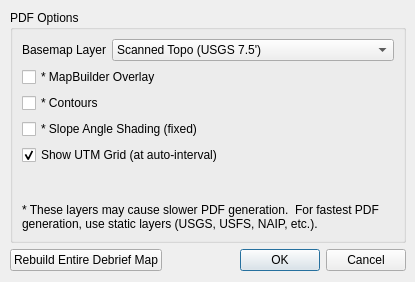
<?xml version="1.0" encoding="UTF-8"?>
<ui version="4.0">
 <class>DebriefOptionsDialog</class>
 <widget class="QDialog" name="DebriefOptionsDialog">
  <property name="geometry">
   <rect>
    <x>0</x>
    <y>0</y>
    <width>415</width>
    <height>282</height>
   </rect>
  </property>
  <property name="windowTitle">
   <string>Debrief Options</string>
  </property>
  <widget class="QWidget" name="verticalLayoutWidget">
   <property name="geometry">
    <rect>
     <x>10</x>
     <y>10</y>
     <width>396</width>
     <height>261</height>
    </rect>
   </property>
   <layout class="QVBoxLayout" name="verticalLayout_2">
    <item>
     <widget class="QGroupBox" name="groupBox">
      <property name="title">
       <string>PDF Options</string>
      </property>
      <layout class="QHBoxLayout" name="horizontalLayout_2">
       <item>
        <layout class="QVBoxLayout" name="verticalLayout">
         <item>
          <layout class="QHBoxLayout" name="horizontalLayout">
           <item>
            <widget class="QLabel" name="label">
             <property name="text">
              <string>Basemap Layer</string>
             </property>
            </widget>
           </item>
           <item>
            <widget class="QComboBox" name="layerComboBox">
             <property name="sizePolicy">
              <sizepolicy hsizetype="Expanding" vsizetype="Fixed">
               <horstretch>0</horstretch>
               <verstretch>0</verstretch>
              </sizepolicy>
             </property>
             <item>
              <property name="text">
               <string>Scanned Topo (USGS 7.5')</string>
              </property>
             </item>
             <item>
              <property name="text">
               <string>Forest Service (2016 - Green)</string>
              </property>
             </item>
             <item>
              <property name="text">
               <string>Forest Service (2016 - White)</string>
              </property>
             </item>
             <item>
              <property name="text">
               <string>Forest Service (2013 - White)</string>
              </property>
             </item>
             <item>
              <property name="text">
               <string>Imagery (NAIP)</string>
              </property>
             </item>
             <item>
              <property name="text">
               <string>* MapBuilder Topo</string>
              </property>
             </item>
             <item>
              <property name="text">
               <string>* MapBuilder Hybrid</string>
              </property>
             </item>
            </widget>
           </item>
          </layout>
         </item>
         <item>
          <widget class="QCheckBox" name="mapBuilderOverlayCheckbox">
           <property name="text">
            <string>* MapBuilder Overlay</string>
           </property>
          </widget>
         </item>
         <item>
          <widget class="QCheckBox" name="contoursCheckbox">
           <property name="text">
            <string>* Contours</string>
           </property>
          </widget>
         </item>
         <item>
          <widget class="QCheckBox" name="slopeShadingCheckbox">
           <property name="text">
            <string>* Slope Angle Shading (fixed)</string>
           </property>
          </widget>
         </item>
         <item>
          <widget class="QCheckBox" name="utmGridCheckbox">
           <property name="text">
            <string>Show UTM Grid (at auto-interval)</string>
           </property>
           <property name="checked">
            <bool>true</bool>
           </property>
          </widget>
         </item>
         <item>
          <spacer name="verticalSpacer">
           <property name="orientation">
            <enum>Qt::Vertical</enum>
           </property>
           <property name="sizeHint" stdset="0">
            <size>
             <width>20</width>
             <height>40</height>
            </size>
           </property>
          </spacer>
         </item>
         <item>
          <widget class="QLabel" name="label_2">
           <property name="text">
            <string>* These layers may cause slower PDF generation.  For fastest PDF generation, use static layers (USGS, USFS, NAIP, etc.).</string>
           </property>
           <property name="wordWrap">
            <bool>true</bool>
           </property>
          </widget>
         </item>
        </layout>
       </item>
      </layout>
      <zorder>layoutWidget</zorder>
      <zorder>slopeShadingCheckbox</zorder>
      <zorder>utmGridCheckbox</zorder>
      <zorder>contoursCheckbox</zorder>
      <zorder>mapBuilderOverlayCheckbox</zorder>
      <zorder></zorder>
      <zorder></zorder>
     </widget>
    </item>
    <item>
     <layout class="QHBoxLayout" name="horizontalLayout_3">
      <item>
       <widget class="QPushButton" name="rebuildAllButton">
        <property name="text">
         <string>Rebuild Entire Debrief Map</string>
        </property>
        <property name="icon">
         <iconset resource="plans_console2.qrc">
          <normaloff>:/plans_console/reload-icon.png</normaloff>:/plans_console/reload-icon.png</iconset>
        </property>
       </widget>
      </item>
      <item>
       <spacer name="horizontalSpacer">
        <property name="orientation">
         <enum>Qt::Horizontal</enum>
        </property>
        <property name="sizeHint" stdset="0">
         <size>
          <width>40</width>
          <height>20</height>
         </size>
        </property>
       </spacer>
      </item>
      <item>
       <widget class="QDialogButtonBox" name="buttonBox">
        <property name="orientation">
         <enum>Qt::Horizontal</enum>
        </property>
        <property name="standardButtons">
         <set>QDialogButtonBox::Cancel|QDialogButtonBox::Ok</set>
        </property>
       </widget>
      </item>
     </layout>
    </item>
   </layout>
  </widget>
 </widget>
 <resources>
  <include location="plans_console2.qrc"/>
 </resources>
 <connections>
  <connection>
   <sender>buttonBox</sender>
   <signal>accepted()</signal>
   <receiver>DebriefOptionsDialog</receiver>
   <slot>accept()</slot>
   <hints>
    <hint type="sourcelabel">
     <x>410</x>
     <y>227</y>
    </hint>
    <hint type="destinationlabel">
     <x>157</x>
     <y>254</y>
    </hint>
   </hints>
  </connection>
  <connection>
   <sender>buttonBox</sender>
   <signal>rejected()</signal>
   <receiver>DebriefOptionsDialog</receiver>
   <slot>reject()</slot>
   <hints>
    <hint type="sourcelabel">
     <x>410</x>
     <y>227</y>
    </hint>
    <hint type="destinationlabel">
     <x>286</x>
     <y>254</y>
    </hint>
   </hints>
  </connection>
  <connection>
   <sender>layerComboBox</sender>
   <signal>currentTextChanged(QString)</signal>
   <receiver>DebriefOptionsDialog</receiver>
   <slot>onLayerComboChange()</slot>
   <hints>
    <hint type="sourcelabel">
     <x>301</x>
     <y>56</y>
    </hint>
    <hint type="destinationlabel">
     <x>420</x>
     <y>254</y>
    </hint>
   </hints>
  </connection>
 </connections>
 <slots>
  <slot>onLayerComboChange()</slot>
 </slots>
</ui>
